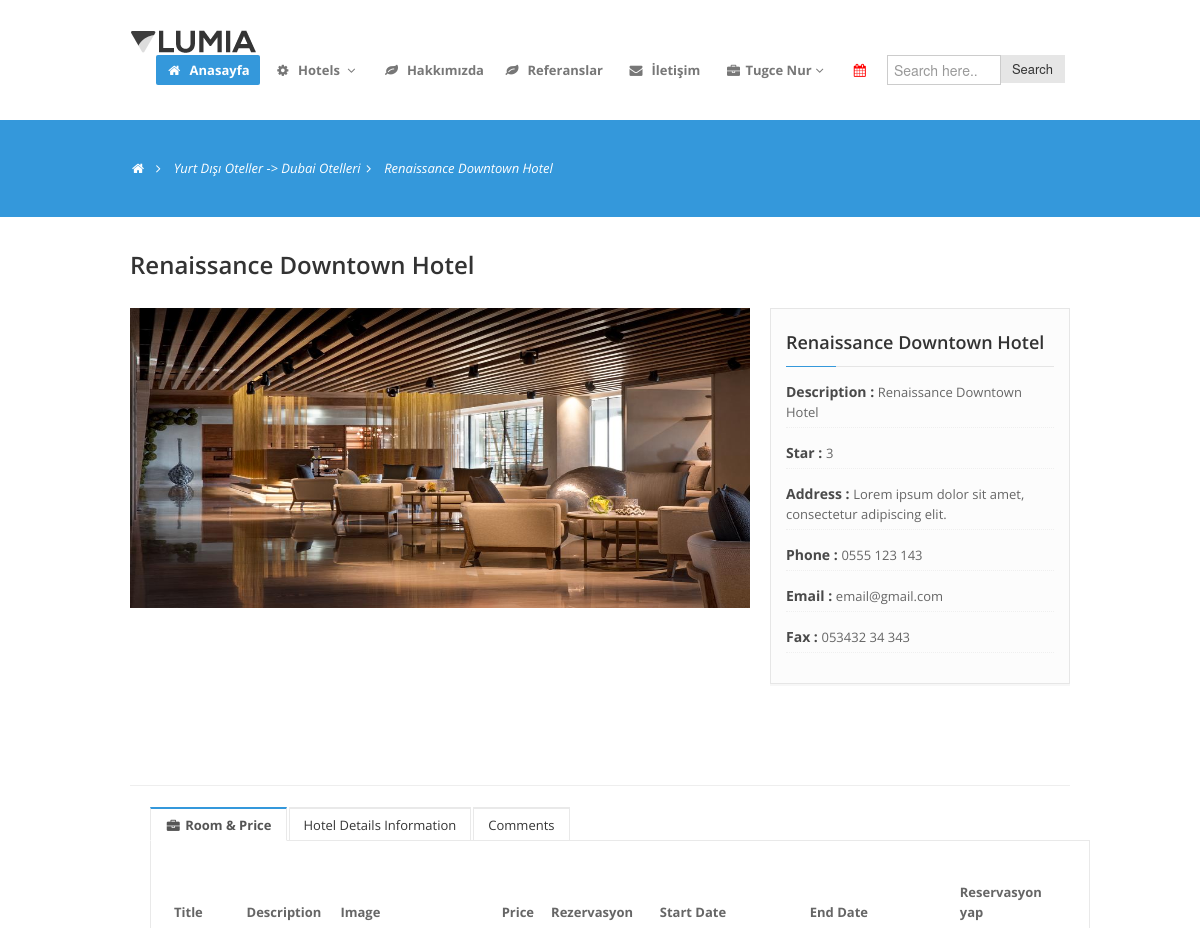
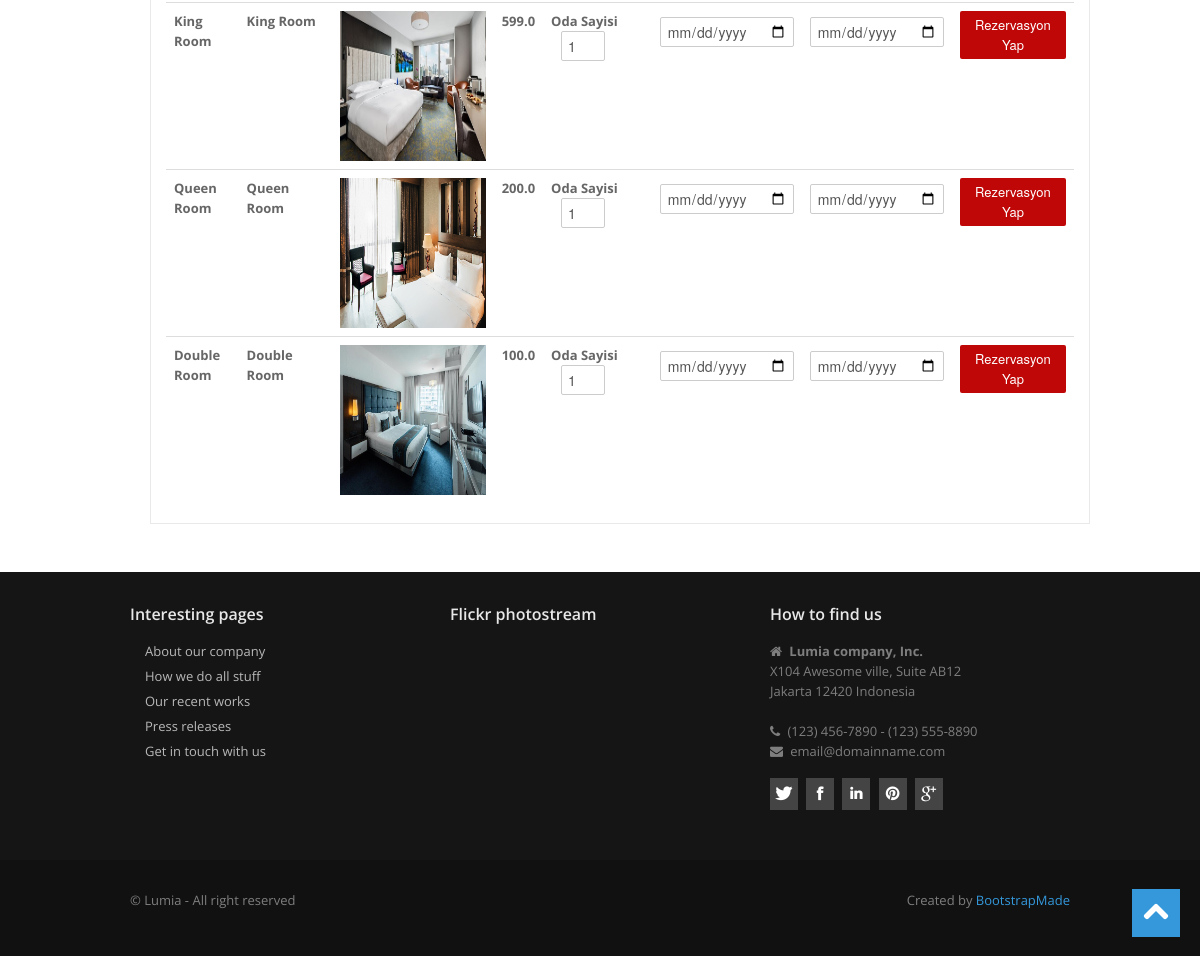
The page /product/9/Renaissance-Downtown-Hotel/ (signed in) on the database its author committed (2 pictures, top to bottom).
### product/models.py (models this page shows, shortened)
class Product(models.Model):
    STATUS = (
        ('True', 'Evet'),
        ('False', 'Hayır'),
    )
    category = models.ForeignKey(Category, on_delete=models.CASCADE)  # Relation with category table
    title = models.CharField(max_length=150)
    keywords = models.CharField(blank=True, max_length=255)
    description = models.CharField(blank=True, max_length=255)
    image = models.ImageField(blank=True, upload_to='images/')
    star = models.IntegerField()
    address = models.CharField(blank=True,max_length=100)
    phone = models.CharField(blank=True, max_length=20)
    fax = models.CharField(blank=True, max_length=20)
    email = models.CharField(blank=True, max_length=50)
    city = models.CharField(blank=True, max_length=50)
    country = models.CharField(blank=True, max_length=50)
    detail = RichTextUploadingField()
    slug = models.SlugField(null=False,unique=True)
    status = models.CharField(max_length=10, choices=STATUS)
    create_at = models.DateTimeField(auto_now_add=True)
    update_at = models.DateTimeField(auto_now=True)
    def image_tag(self):
        return mark_safe('<img src="{}" height="50"/>'.format(self.image.url))
    image_tag.short_description = 'Image'

class Category(MPTTModel):
    STATUS = (
        ('True', 'Evet'),
        ('False', 'Hayır'),
    )
    title = models.CharField(max_length=100)
    keywords = models.CharField(blank=True, max_length=255)
    description = models.CharField(blank=True, max_length=255)
    image = models.ImageField(blank=True, upload_to='images/')
    status = models.CharField(max_length=10, choices=STATUS)
    slug = models.SlugField(null=False,unique=True)
    parent = TreeForeignKey('self', blank=True, null=True, related_name='children', on_delete=models.CASCADE)
    create_at = models.DateTimeField(auto_now_add=True)
    update_at = models.DateTimeField(auto_now=True)
    class MPTTMeta:
        order_insertion_by = ['title']
    def __str__(self):            # __str__ method elaborated later in
        full_path = [self.title]  # post. use__unicode_ in place of
        k = self.parent
        while k is not None:
            full_path.append(k.title)
            k = k.parent
            return ' -> '.join(full_path[::-1])
        return str(self.title)
    def image_tag(self):
        return mark_safe('<img src="{}" height="50"/>'.format(self.image.url))
    image_tag.short_description = 'Image'

class Images(models.Model):
    product = models.ForeignKey(Product, on_delete=models.CASCADE)
    title = models.CharField(max_length=50, blank=True)
    image = models.ImageField(blank=True, upload_to='images/')
    def image_tag(self):
        return mark_safe('<img src="{}" height="50"/>'.format(self.image.url))
    image_tag.short_description = 'Image'

class Room(models.Model):
    STATUS = (
        ('True', 'Evet'),
        ('False', 'Hayır'),
    )
    product = models.ForeignKey(Product, on_delete=models.CASCADE)
    title = models.CharField(max_length=50, blank=True)
    image = models.ImageField(blank=True, upload_to='images/')
    description = models.CharField(blank=True, max_length=255)
    price = models.FloatField(blank=True)
    amount = models.IntegerField(blank=True)
    status = models.CharField(max_length=10, choices=STATUS)
    create_at = models.DateTimeField(auto_now_add=True)
    update_at = models.DateTimeField(auto_now=True)
    def image_tag(self):
        return mark_safe('<img src="{}" height="50"/>'.format(self.image.url))
    image_tag.short_description = 'Image'

### home/views.py (the view)
# urls.py: path('product/<int:id>/<slug:slug>/', views.product_detail, name='product_detail'),
def product_detail(request,id,slug):
    category = Category.objects.all()
    product = Product.objects.get(pk=id)
    images = Images.objects.filter(product_id=id)
    rooms = Room.objects.filter(product_id=id)
    comments = Comment.objects.filter(product_id = id, status = 'True')
    current_user = request.user
    profile = UserProfile.objects.get(user_id=current_user.id)
    context = { 'product':product,
                'category': category,
                'rooms': rooms,
                'images':images,
                'comments': comments,
                'profile' : profile,
                }
    return render(request,'product_detail.html',context)

### home/templates/product_detail.html (shortened to what this page needs)
{% extends "homebase.html" %}
{% load static %}
{% block content %}
<section id="subintro">
    <div class="container">
        <div class="row">
            <div class="span8">
                <ul class="breadcrumb">
                    <li><a href="#"><i class="icon-home"></i></a><i class="icon-angle-right"></i></li>
                    <li><a href="/category/{{product.category.id}}/{{product.category.slug}}">{{ product.category }}</a><i
                            class="icon-angle-right"></i></li>
                    <li class="active">{{ product.title }}</li>
                </ul>
            </div>
        </div>
    </div>
</section>
<section id="maincontent">
    <div class="container">
        <div class="row">
            <div class="span12">
                <article>
                    <div class="heading">
                        <h4>{{ product.title }}</h4>
                    </div>
                    <div class="clearfix">
                    </div>
                    <div class="row">
                        <div class="span8">
                            <div class="flexslider">
                                <ul class="slides">
                                    {% for rs in images%}
                                    <li>
                                        <img src="{{ rs.image.url }}" style="width:650px;height:300px;" alt=""/>
                                    </li>
                                    {% endfor %}
                                </ul>
                            </div>
                        </div>
                        <div class="span4">
                            <aside>
                                <div class="widget">
                                    <div class="project-widget">
                                        <h4 class="rheading">{{ product.title }}<span></span></h4>
                                        <ul class="project-detail">
                                            <li><label>Description : </label> {{ product.description }}</li>
                                            <li><label>Star : </label> {{product.star}}</li>
                                            <li><label>Address : </label> {{product.address}}</li>
                                            <li><label>Phone : </label>{{product.phone}}</li>
                                            <li><label>Email : </label>{{ product.email }}</li>
                                            <li><label>Fax : </label>{{product.fax}}</li>
                                        </ul>
                                    </div>
                                </div>
                            </aside>
                        </div>
                    </div>
                </article>
                <br>
                <hr>
                <div class="span12">
                    <div class="tabbable tabs-top">
                        <ul class="nav nav-tabs">
                            <li class="active"><a href="#one" data-toggle="tab"><i class="icon-briefcase"></i>Room &
                                Price</a></li>
                            <li><a href="#two" data-toggle="tab">Hotel Details Information</a></li>
                            <li><a href="#three" data-toggle="tab">Comments</a></li>
                        </ul>
                        <div class="tab-content">
                            <div class="tab-pane active" id="one">
                                <p>
                                <table class="table">
                                    <thead>
                                    <tr>
                                        <th scope="col">Title</th>
                                        <th scope="col">Description</th>
                                        <th scope="col">Image</th>
                                        <th scope="col">Price</th>
                                        <th scope="col">Rezervasyon</th>
                                        <th scope="col">Start Date</th>
                                        <th scope="col">End Date</th>
                                        <th scope="col">Reservasyon yap</th>
                                    </tr>
                                    </thead>
                                    <tbody>
                                    {% for rs in rooms %}
                                    <tr>
                                        <th>{{ rs.title }}</th>
                                        <th>{{ rs.description }}</th>
                                        <th><img src="{{ rs.image.url }}" style="width:450px;height:150px;" alt=""/>
                                        </th>
                                        <th>{{ rs.price }}</th>
                                        <form action="/reservation/addtocart/{{ rs.id }}/{{rs.product.id}}" method="post">
                                            <th>
                                                <div class="quickview-plus-minus">
                                                    <div class="cart-plus-minus"
                                                    <span>Oda Sayisi</span>
                                                    <input type="text" value="1" min="0" max="{{ rs.amount }}"
                                                           name="quantity"
                                                           class="cart-plus-minus-box"
                                                           style="margin-left:10px;width:30px;">
                                                </div>
                                            <th><input type="date"  name="date_start" style="margin: .4rem 0;width:120px;"></th>
                                            <th><input type="date" name="date_end" style="margin: .4rem 0;width:120px;"></th>
                                            <th>
                                                <div class="quickview-btn-cart">
                                                    <button class="btn btn-danger" type="submit">Rezervasyon
                                                        Yap
                                                    </button>
                                                </div>
                                            </th>
                                            </th>
                                        </form>
                                    </tr>
                                    {% endfor %}
                                    </tbody>
                                </table>
                                </p>
                            </div>
                        </div>
                    </div>
                </div>
            </div>
        </div>
    </div>
</section>
{% endblock %}

### home/templates/header.html (shortened to what this page needs)
{% load static %}
<header>
    <div class="navbar navbar-static-top">
        <div class="navbar-inner">
            <div class="container">
                <div class="logo">
                    <a href="/"><img src="{% static 'assets/img/logo.png' %}" alt=""/></a>
                </div>
                <div class="navigation">
                    <nav>
                        <ul class="nav topnav">
                            <li class="active">
                                <a href="/"><i class="icon-home"></i> Anasayfa </a>
                            </li>
                            <li class="dropdown">
                                <a href="#"><i class="icon-cog"></i> Hotels <i class="icon-angle-down"></i></a>
                                {% load mptt_tags %}
                            </li>
                            <li class="dropdown">
                                <a href="/hakkimizda"><i class="icon-leaf"></i> Hakkımızda </a>
                            </li>
                            <li class="">
                                <a href="/referanslar"><i class="icon-leaf"></i> Referanslar </a>
                            </li>
                            <li>
                                <a href="/iletisim"><i class="icon-envelope-alt"></i> İletişim </a>
                            </li>
                            {% if user.id is not None %}
                            <li class="dropdown">
                                <a href="#"><i class="icon-briefcase"></i>{{ user.first_name }}<i
                                        class="icon-angle-down"></i></a>
                            </li>
                            <li>
                                <a href="/reservationcart/" style="color:red"><i class="icon-calendar" ></i>{{ request.session.cart_items }} </a>
                            </li>
                            {% endif %}
                            <li>
                                <form action="/search/" method="post" class="input-append">
                                    <input name="query" class="search-form" id="appendedPrependedInput" type="text"
                                           placeholder="Search here.." style="width:100px;"/>
                                    <button class="btn btn-dark" type="submit">Search</button>
                                </form>
                            </li>
                        </ul>
                    </nav>
                </div>
            </div>
        </div>
    </div>
</header>

### rows shown on the page
Product: category "Yurt Dışı Oteller -> Dubai Otelleri", title "Renaissance Downtown Hotel", description "Renaissance Downtown Hotel", star "3", address "Lorem ipsum dolor sit amet, consectetur adipiscing elit.", phone "0555 123 143", email "email@gmail.com", fax "053432 34 343"
Images: image (picture)
Room: title "King Room", description "King Room", image (picture), price "599.0"
Room: title "Queen Room", description "Queen Room", image (picture), price "200.0"
Room: title "Double Room", description "Double Room", image (picture), price "100.0"

### other values the page prints
{{ user.first_name }} "Tugce Nur"
